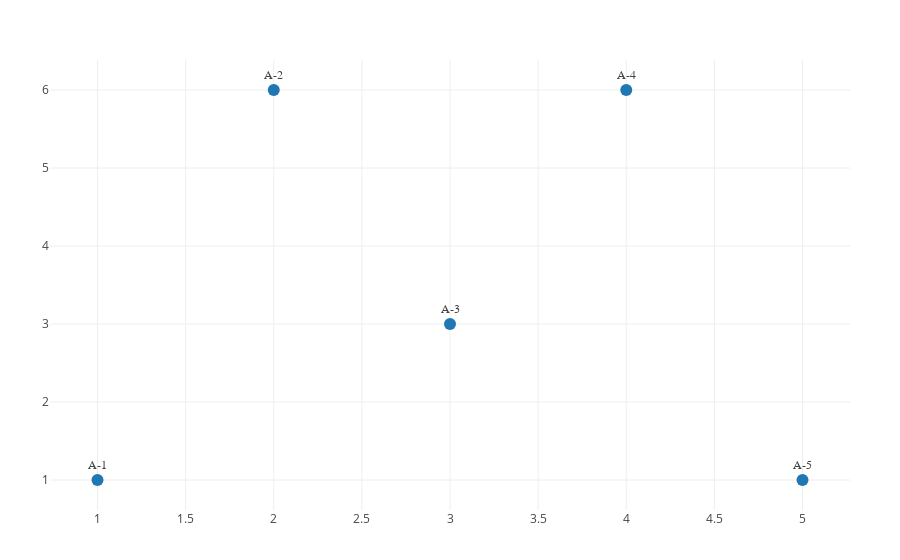

The notebook cell saved with this chart:
### Code cell
t1 = scatter(x=[1, 2, 3, 4, 5],
              y=[1, 6, 3, 6, 1],
              mode="markers+text",
              name="Team A",
              text=["A-1", "A-2", "A-3", "A-4", "A-5"],
              textposition="top center",
              textfont_family="Raleway, sans-serif",
              marker_size=12)

plot(t1)

### Figure 1 — Plotly figure (JSON) as saved in the notebook; plotly's stock layout.template omitted (floating-point values rounded to 4 significant figures)
{"data": [{"marker": {"size": 12}, "mode": "markers+text", "name": "Team A", "text": ["A-1", "A-2", "A-3", "A-4", "A-5"], "textfont": {"family": "Raleway, sans-serif"}, "textposition": "top center", "type": "scatter", "x": [1, 2, 3, 4, 5], "y": [1, 6, 3, 6, 1]}], "layout": {"margin": {"b": 50, "l": 50, "r": 50, "t": 60}}}
